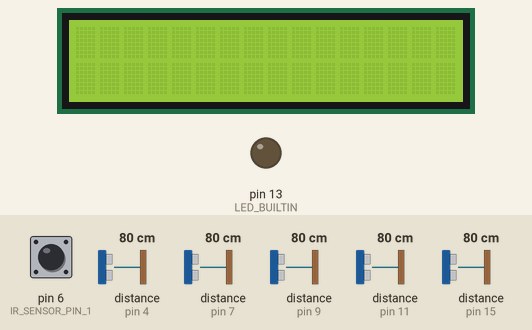
Simulated run of this sketch. Board: Arduino Uno, built with avr-gcc and run on an emulated ATmega328P. On the bench: 16×2 character LCD, output pins drawn as LEDs (lit = HIGH). The inputs (shaded band) are chosen by the test bench; at power-on: pin 6 (IR_SENSOR_PIN_1) HIGH, distance to the obstacle (sensors on pin 4, pin 7, pin 9, pin 11, pin 15) 80 cm. The echo pulse lasts 58.3 µs per cm; what the sketch prints to the serial monitor is not drawn.

Above: at 1.2 s.
1.3 s: pin 6 (IR_SENSOR_PIN_1) driven LOW
At 3.7 s:
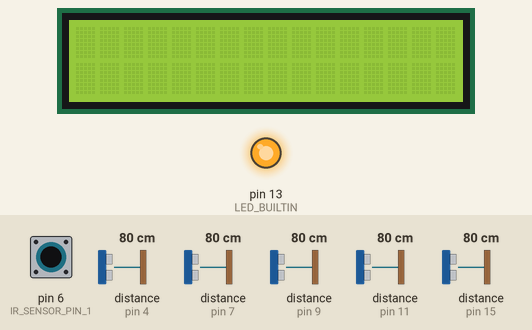
4.3 s: distance to the obstacle (sensor on pin 4) set to 43 cm
At 5.5 s:
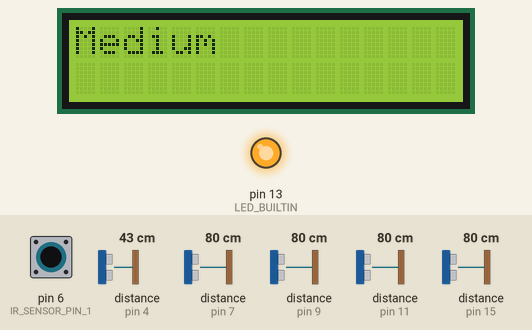
7.3 s: distance to the obstacle (sensor on pin 4) set to 35 cm
8.8 s: pin 6 (IR_SENSOR_PIN_1) pulsed HIGH 2 times (0.12 s each, 0.3 s apart)
At 13.1 s:
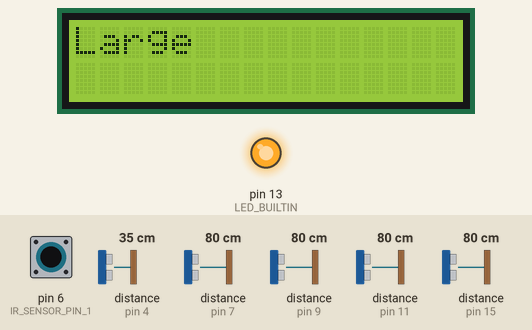
Timing chart, 0 to 15.5 s (numbered marks = the images above; inputs shaded):
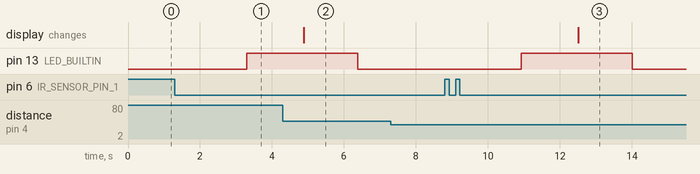

Measured:
- after the input at 1.3 s, pin 13 (LED_BUILTIN): LOW → HIGH after 2.0 s
- after the input at 7.3 s, every drawn part: stays the same
- after the input at 8.8 s, pin 13 (LED_BUILTIN): LOW → HIGH after 2.1 s, → LOW 3.1 s later; the display: changes after 3.7 s (image 3)

The sketch:

K_Nearest_Neighbors_Boxes.ino
```cpp
#include <Arduino.h>
#include <math.h>
#include <LiquidCrystal.h>
#include "Object.h"

#include <NewPing.h>

// LCD Screen
const int rs = 41, en = 39, d4 = 37, d5 = 35, d6 = 33, d7 = 31;
LiquidCrystal lcd(rs, en, d4, d5, d6, d7);
String lcd_current = "";

// IR Sensor
#define IR_SENSOR_PIN_1 6

// Height Sensor
#define TRIGGER_PIN_1 12
#define ECHO_PIN_1 11

// Width Sensor
#define TRIGGER_PIN_2 10
#define ECHO_PIN_2 9

#define TRIGGER_PIN_3 8
#define ECHO_PIN_3 7

// Length Sensor
#define TRIGGER_PIN_4 16
#define ECHO_PIN_4 15

#define TRIGGER_PIN_5 5
#define ECHO_PIN_5 4

// Category definitions
const int NUM_OF_CATEGORIES = 3;
String ObjectCategories[NUM_OF_CATEGORIES] = {"Small", "Medium", "Large"};

bool wait = false;

// Used for test code
int test_num = 0;

// Sensor MIN/MAX Values
const int HEIGHT_MAX = 39;
const int WIDTH_MAX = 45;
const int LENGTH_MAX = 82;

const int HEIGHT_MIN = 2;
const int WIDTH_MIN = 1;
const int LENGTH_MIN = 1;

// Distance sensor
NewPing sonar_height(TRIGGER_PIN_1, ECHO_PIN_1, HEIGHT_MAX);
NewPing sonar_width_1(TRIGGER_PIN_2, ECHO_PIN_2, WIDTH_MAX);
NewPing sonar_width_2(TRIGGER_PIN_3, ECHO_PIN_3, WIDTH_MAX);
NewPing sonar_length_1(TRIGGER_PIN_4, ECHO_PIN_4, LENGTH_MAX);
NewPing sonar_length_2(TRIGGER_PIN_5, ECHO_PIN_5, LENGTH_MAX);

// K Nearest Neighbors
#define K_Parameter 3

// Setup knownObjects
#define NUM_OF_KNOWN_OBJECTS 9
Object knownObjects[NUM_OF_KNOWN_OBJECTS];

// Rescale a value to 0-1 range
float RescaleValue(float value, const float min, const float max) {
    return (value-min)/(max-min);
}

// Rescale object features
Object RescaleObject(Object object) {
    Object rescaledObject;
    rescaledObject.category = object.category;
    rescaledObject.height = RescaleValue(object.height, HEIGHT_MIN, HEIGHT_MAX);
    rescaledObject.width = RescaleValue(object.width, WIDTH_MIN, WIDTH_MAX);
    rescaledObject.length = RescaleValue(object.length, LENGTH_MIN, LENGTH_MAX);
    return rescaledObject;
}

// Add an object to the known objects array
// Change for each object (may need to add eight, colors, etc.)
void AddToKnownObjects(int i, String category, float height, float width, float length) {
    knownObjects[i].category = category;
    knownObjects[i].height = height;
    knownObjects[i].width = width;
    knownObjects[i].length = length;
    knownObjects[i] = RescaleObject(knownObjects[i]);
}

/* PHASE 1: FEATURE EXTRACTION */

// Insert all Known objects into the array
void PopulateKnownObjects() {
    AddToKnownObjects(0, "Small", 8.0, 10.0, 10.0);
    AddToKnownObjects(1, "Small", 10.0, 15.0, 15.0);
    AddToKnownObjects(2, "Small", 6.0, 17.0, 21.0);

    AddToKnownObjects(3, "Medium", 16.0, 20.0, 20.0);
    AddToKnownObjects(4, "Medium", 12.0, 18.0, 28.0);
    AddToKnownObjects(5, "Medium", 18.0, 18.0, 18.0);

    AddToKnownObjects(6, "Large", 20.0, 24.0, 34.0);
    AddToKnownObjects(7, "Large", 22.0, 22.0, 32.0);
    AddToKnownObjects(8, "Large", 24.0, 26.0, 36.0);
}

// Takes the features from the current object and converts them to strings and integers
Object FeatureExtraction() {
    Object inputObject;

    int currHeight;
    int currWidth1;
    int currWidth2;
    int currLength1;
    int currLength2;

    // Get distance measurements
    // Get the median of 10 measurements
    // Convert the measurements from inch to cm
    int temp;
    delay(50);
    temp =  sonar_height.ping_median(10);
    currHeight = sonar_height.convert_cm(temp);
    delay(50);
    temp =  sonar_width_1.ping_median(10);
    currWidth1 = sonar_width_1.convert_cm(temp);
    delay(50);
    temp =  sonar_width_2.ping_median(10);
    currWidth2 = sonar_width_2.convert_cm(temp);
    delay(50);
    temp =  sonar_length_1.ping_median(10);
    currLength1 = sonar_length_1.convert_cm(temp) - 1;
    delay(50);
    temp =  sonar_length_2.ping_median(10);
    currLength2 = sonar_length_2.convert_cm(temp) - 1;

    // Convert values to actual height/width/length
    inputObject.height = HEIGHT_MAX - currHeight;
    inputObject.width = WIDTH_MAX - currWidth1 - currWidth2;
    inputObject.length = LENGTH_MAX - currLength1 - currLength2;

    Serial.print("Height: ");
    Serial.println(inputObject.height);
    Serial.print("Width: ");
    Serial.println(inputObject.width);
    Serial.print("Length: ");
    Serial.println(inputObject.length);

    return RescaleObject(inputObject);
}

/* PHASE 2: CLASSIFICATION */

// Computes the euclidean distance between the known and the current object's features
float ComputeDistanceofObjects(Object object1, Object object2) {
    float height = (object1.height - object2.height);
    float width = (object1.width - object2.width);
    float length = (object1.length - object2.length);
    float dist = pow(height, 2) + pow(width, 2) + pow(length, 2);
    dist = sqrt(dist);
    return dist;
}

// Sorts all the provided distances from small to large
void Sort(float* distances, String* categories) {
    float temp_dist;
    String temp_category;
    for(int i = NUM_OF_KNOWN_OBJECTS - 1; i >= 0; --i) {
        for(int j = 0; j < i; ++j) {
            if(distances[i] < distances[j]) {
                temp_dist = distances[i];
                distances[i] = distances[j];
                distances[j] = temp_dist;
                temp_category = categories[i];
                categories[i] = categories[j];
                categories[j] = temp_category;
            }
        }
    }
}

// Implementation of KNN algorithm
// It takes an input object and a list of known objects and predicts the category of the input object.
String ClassifyKNN(Object inputObject, Object knownObjects[]) {
    int count = 0;
    int max_count = 0;
    String most_frequent_category;

    Object kNearestObjects[K_Parameter];
    float distances[NUM_OF_KNOWN_OBJECTS];
    String categories[NUM_OF_KNOWN_OBJECTS];

    // Compute the distance of each known object to the input object
    for(int i = 0; i < NUM_OF_KNOWN_OBJECTS; ++i) {
        distances[i] = ComputeDistanceofObjects(inputObject, knownObjects[i]);
        categories[i] = knownObjects[i].category;
    }

    // Sort distances in ascending order
    Sort(distances, categories);

    // Find out which object type occurs most frequently
    for(int i = 0; i < NUM_OF_CATEGORIES; ++i) {
        count = 0;
        for(int j = 0; j < K_Parameter; ++j) {
            if(categories[j] == ObjectCategories[i]) {
                count++;
            }
        }
        if(count > max_count) {
            max_count = count;
            most_frequent_category = ObjectCategories[i];
        }
    }

    return most_frequent_category;
}

/* PHASE 3: ACTUATION */

// Prints the type of object that is being passed through the project
void Actuation(String category) {
    if(category != "") {
        for(int i = 0; i < NUM_OF_CATEGORIES; ++i) {
            if(category == ObjectCategories[i]) {
                Serial.println(category);

                // If the category has changed, print the new category to LCD
                if(lcd_current != category) {
                  lcd.setCursor(0,0);
                  lcd.print("                ");
                  lcd.setCursor(0,0);
                  lcd.print(category);
                  delay(500);
                  lcd_current = category;
                }
            }
        }
    }
}

void setup() {
    Serial.begin(9600);

    PopulateKnownObjects();

    // LCD Screen
    lcd.begin(16,2);

    // IR Sensor
    pinMode(IR_SENSOR_PIN_1, INPUT);
    digitalWrite(IR_SENSOR_PIN_1, HIGH);

    // Height
    pinMode(TRIGGER_PIN_1, OUTPUT);
    pinMode(ECHO_PIN_1, INPUT);

    // Width
    pinMode(TRIGGER_PIN_2, OUTPUT);
    pinMode(ECHO_PIN_2, INPUT);
    pinMode(TRIGGER_PIN_3, OUTPUT);
    pinMode(ECHO_PIN_3, INPUT);

    // Length
    pinMode(TRIGGER_PIN_4, OUTPUT);
    pinMode(ECHO_PIN_4, INPUT);
    pinMode(TRIGGER_PIN_5, OUTPUT);
    pinMode(ECHO_PIN_5, INPUT);

    // Arduino Built-in LED
    pinMode(LED_BUILTIN, OUTPUT);
}

// Can be used to test objects without sensors
// Need to change loop() to use this.
/*
Object testCode(int& test_num) {
    Object inputObject;

    Serial.print("Test num: ");
    Serial.println(test_num);

    switch(test_num) {
      case 0: {
        inputObject.height = 8;
        inputObject.width = 10;
        inputObject.length = 10;
        inputObject = RescaleObject(inputObject);
        test_num++;
        break;
      }
      case 1: {
        inputObject.height = 28;
        inputObject.width = 26;
        inputObject.length = 28;
        inputObject = RescaleObject(inputObject);
        test_num++;
        break;
      }
      case 2: {
        inputObject.height = 28;
        inputObject.width = 32;
        inputObject.length = 32;
        inputObject = RescaleObject(inputObject);
        test_num++;
        break;
      }
      case 3: {
        inputObject.height = 18;
        inputObject.width = 18;
        inputObject.length = 18;
        inputObject = RescaleObject(inputObject);
        test_num = 0;
        break;
      }
      default:
        break;
    }
    Serial.print("Test num: ");
    Serial.println(test_num);

    return inputObject;
}
*/

void loop() {
    String closest_object_category;

    bool Detection_Sensor;
    Detection_Sensor = digitalRead(IR_SENSOR_PIN_1);

    // Sensor was tripped and wasn't right before.
    if(Detection_Sensor == LOW && !wait) {
        Serial.println("Box Detected");

        delay(2000);

        // The built in LED is lit to show that the sensor was tripped.
        digitalWrite(LED_BUILTIN, HIGH);

        // Feature Exteaction
        Object inputObject = FeatureExtraction();

        // Classification
        closest_object_category = ClassifyKNN(inputObject, knownObjects);

        // Actuation
        Actuation(closest_object_category);

        wait = true;

        delay(1000);
    }
    // Sensor was tripped and was right before.
    else if(Detection_Sensor == LOW && wait) {
        digitalWrite(LED_BUILTIN, LOW);
    }
    // Sensor was not tripped.
    else if(Detection_Sensor == HIGH){
        digitalWrite(LED_BUILTIN, LOW);
        wait = false;
    }

    // Test Code without sensors
    // Comment out above code
    /*
    String closest_object_category;

    Serial.println("Box Detected");

    delay(2000);

    Object inputObject = testCode(test_num);

    closest_object_category = ClassifyKNN(inputObject, knownObjects);

    Actuation(closest_object_category);

    delay(1000);
    */
}
```

Object.h
```cpp
#ifndef __Object__
#define __Object__

#include "Arduino.h"

typedef struct {
    String category;
    float height;
    float width;
    float length;
} Object;

#endif
```
